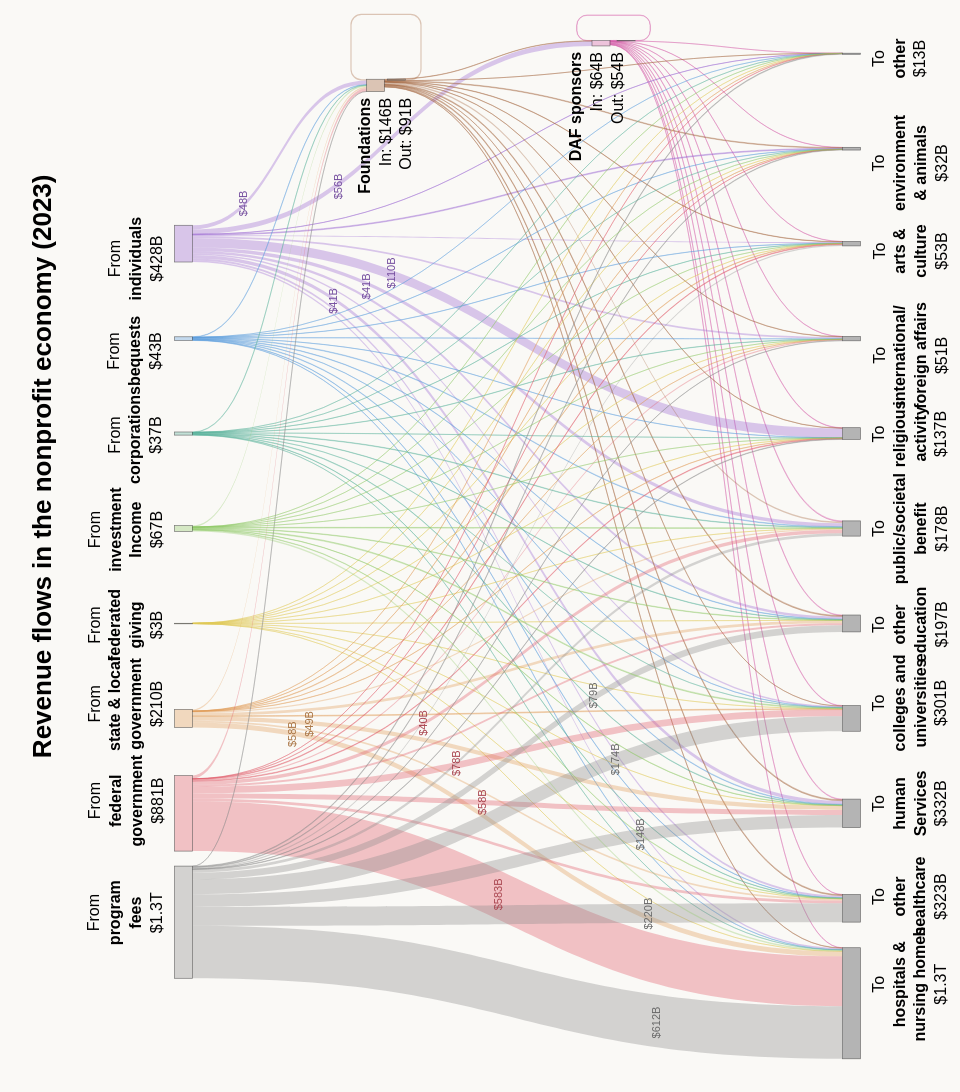
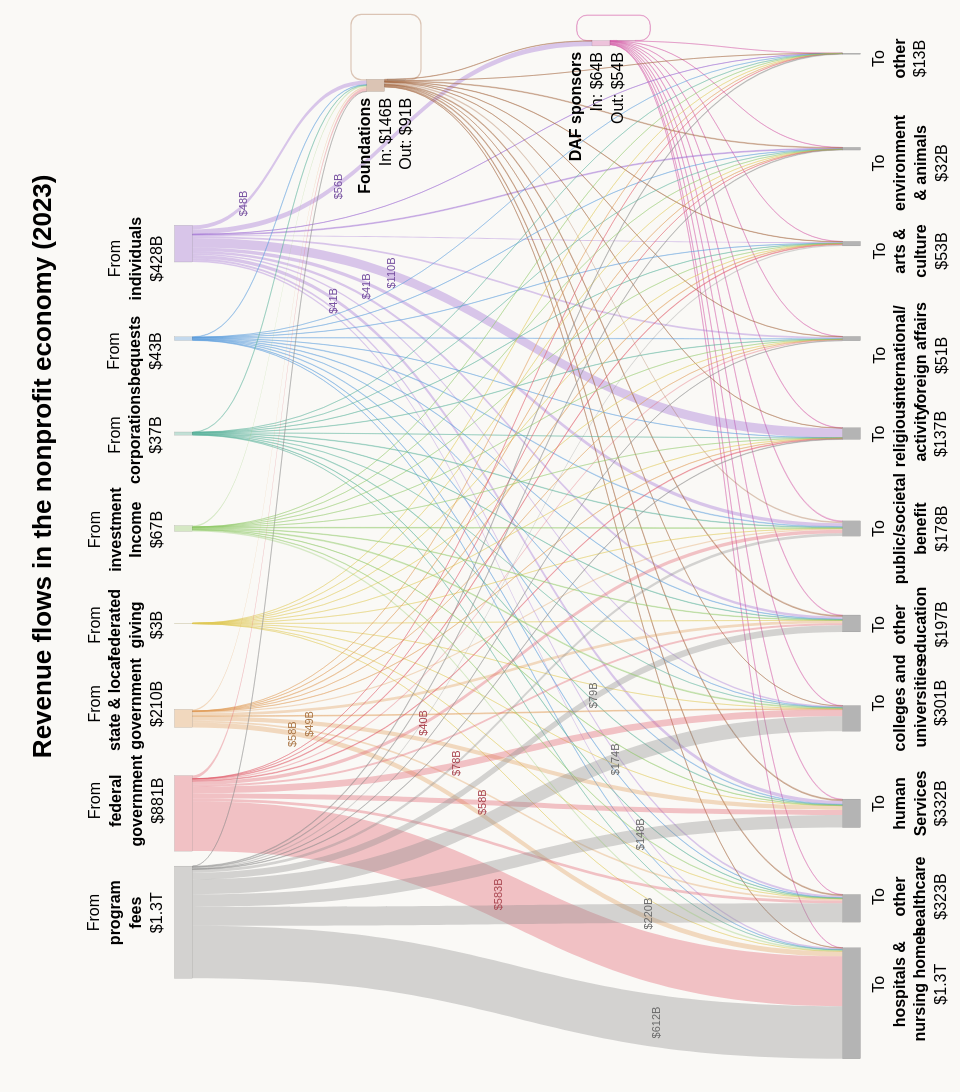

The notebook cell saved with these charts, in order:
### Code cell
# Poster version (SVG)
poster_fig = create_sankey_plot(
    interactive=False,
    output=True
)

# Interactive web version
network_fig = create_sankey_plot(
    interactive=True,
    output=False
)

### Figure 1 — Plotly figure (JSON) as saved in the notebook; plotly's stock layout.template omitted (floating-point values rounded to 4 significant figures; data arrays with more than 128 entries replaced by an {"elided": "..."} marker saying what was removed)
{"data": [{"arrangement": "snap", "link": {"color": {"elided": "132 str values"}, "source": {"elided": "132 int values"}, "target": {"elided": "132 int values"}, "value": {"elided": "132 float values"}}, "node": {"color": ["rgba(212,95,168,0.35)", "rgba(212,95,168,0.35)", "rgba(160,98,58,0.35)", "rgba(160,98,58,0.35)", "rgba(138,138,138,0.35)", "rgba(224,90,104,0.35)", "rgba(224,154,88,0.35)", "rgba(223,201,87,0.35)", "rgba(145,201,104,0.35)", "rgba(89,179,155,0.35)", "rgba(92,159,220,0.35)", "rgba(152,100,209,0.35)", "#B4B4B4", "#B4B4B4", "#B4B4B4", "#B4B4B4", "#B4B4B4", "#B4B4B4", "#B4B4B4", "#B4B4B4", "#B4B4B4", "#B4B4B4", "#B4B4B4"], "hoverinfo": "skip", "label": ["", "", "", "", "", "", "", "", "", "", "", "", "", "", "", "", "", "", "", "", "", "", ""], "line": {"color": "rgba(69,69,69,0.7)", "width": 0.7}, "pad": 15, "thickness": 18, "x": [0.6, 0.63, 0.33, 0.355, 0.1, 0.1, 0.1, 0.1, 0.1, 0.1, 0.1, 0.1, 0.9, 0.9, 0.9, 0.9, 0.9, 0.9, 0.9, 0.9, 0.9, 0.9, 0.9], "y": [0.04, 0.0375, 0.08, 0.0745, 0.86, 0.77, 0.68, 0.59, 0.5, 0.41, 0.32, 0.23, 0.95, 0.86, 0.77, 0.68, 0.59, 0.5, 0.41, 0.32, 0.23, 0.14, 0.05]}, "type": "sankey"}], "layout": {"annotations": [{"align": "center", "showarrow": false, "text": "From<br><b>program<br>fees</b><br>$1.3T", "textangle": -90, "x": 0.08, "xanchor": "right", "y": 0.103}, {"align": "center", "showarrow": false, "text": "From<br><b>federal<br>government</b><br>$881B", "textangle": -90, "x": 0.08, "xanchor": "right", "y": 0.197}, {"align": "center", "showarrow": false, "text": "From<br><b>state & local<br>government</b><br>$210B", "textangle": -90, "x": 0.08, "xanchor": "right", "y": 0.2875}, {"align": "center", "showarrow": false, "text": "From<br><b>federated<br>giving</b><br>$3B", "textangle": -90, "x": 0.08, "xanchor": "right", "y": 0.4088}, {"align": "center", "showarrow": false, "text": "From<br><b>investment<br>Income</b><br>$67B", "textangle": -90, "x": 0.08, "xanchor": "right", "y": 0.499}, {"align": "center", "showarrow": false, "text": "From<br><b>corporations</b><br>$37B", "textangle": -90, "x": 0.08, "xanchor": "right", "y": 0.589}, {"align": "center", "showarrow": false, "text": "From<br><b>bequests</b><br>$43B", "textangle": -90, "x": 0.08, "xanchor": "right", "y": 0.7035}, {"align": "center", "showarrow": false, "text": "From<br><b>individuals</b><br>$428B", "textangle": -90, "x": 0.08, "xanchor": "right", "y": 0.798}, {"align": "center", "showarrow": false, "text": "To<br><b>hospitals &<br>nursing homes</b><br>$1.3T", "textangle": -90, "x": 0.92, "xanchor": "left", "y": 0.012}, {"align": "center", "showarrow": false, "text": "To<br><b>other<br>healthcare</b><br>$323B", "textangle": -90, "x": 0.92, "xanchor": "left", "y": 0.111}, {"align": "center", "showarrow": false, "text": "To<br><b>human<br>Services</b><br>$332B", "textangle": -90, "x": 0.92, "xanchor": "left", "y": 0.206}, {"align": "center", "showarrow": false, "text": "To<br><b>colleges and<br>universities</b><br>$301B", "textangle": -90, "x": 0.92, "xanchor": "left", "y": 0.287}, {"align": "center", "showarrow": false, "text": "To<br><b>other<br>education</b><br>$197B", "textangle": -90, "x": 0.92, "xanchor": "left", "y": 0.409}, {"align": "center", "showarrow": false, "text": "To<br><b>public/societal<br>benefit</b><br>$178B", "textangle": -90, "x": 0.92, "xanchor": "left", "y": 0.5}, {"align": "center", "showarrow": false, "text": "To<br><b>religious<br>activity</b><br>$137B", "textangle": -90, "x": 0.92, "xanchor": "left", "y": 0.59}, {"align": "center", "showarrow": false, "text": "To<br><b>international/<br>foreign affairs</b><br>$51B", "textangle": -90, "x": 0.92, "xanchor": "left", "y": 0.717}, {"align": "center", "showarrow": false, "text": "To<br><b>arts &<br>culture</b><br>$53B", "textangle": -90, "x": 0.92, "xanchor": "left", "y": 0.79}, {"align": "center", "showarrow": false, "text": "To<br><b>environment<br>& animals</b><br>$32B", "textangle": -90, "x": 0.92, "xanchor": "left", "y": 0.895}, {"align": "center", "showarrow": false, "text": "To<br><b>other</b><br>$13B", "textangle": -90, "x": 0.92, "xanchor": "left", "y": 0.966}, {"align": "right", "showarrow": false, "text": "<b>DAF sponsors</b><br>In: &#36;64B<br>Out: &#36;54B", "textangle": -90, "x": 0.632, "xanchor": "right", "y": 0.953}, {"align": "right", "showarrow": false, "text": "<b>Foundations</b><br>In: &#36;146B<br>Out: &#36;91B", "textangle": -90, "x": 0.38, "xanchor": "right", "y": 0.91}, {"font": {"color": "#724b9d", "family": "\"Source Sans Pro\", Arial, sans-serif", "size": 11}, "showarrow": false, "text": "$41B", "textangle": -90, "x": 0.2787, "xanchor": "center", "y": 0.7156, "yanchor": "middle"}, {"font": {"color": "#724b9d", "family": "\"Source Sans Pro\", Arial, sans-serif", "size": 11}, "showarrow": false, "text": "$41B", "textangle": -90, "x": 0.3187, "xanchor": "center", "y": 0.7298, "yanchor": "middle"}, {"font": {"color": "#724b9d", "family": "\"Source Sans Pro\", Arial, sans-serif", "size": 11}, "showarrow": false, "text": "$48B", "textangle": -90, "x": 0.1715, "xanchor": "center", "y": 0.8084, "yanchor": "middle"}, {"font": {"color": "#724b9d", "family": "\"Source Sans Pro\", Arial, sans-serif", "size": 11}, "showarrow": false, "text": "$56B", "textangle": -90, "x": 0.2855, "xanchor": "center", "y": 0.8247, "yanchor": "middle"}, {"font": {"color": "#724b9d", "family": "\"Source Sans Pro\", Arial, sans-serif", "size": 11}, "showarrow": false, "text": "$110B", "textangle": -90, "x": 0.3488, "xanchor": "center", "y": 0.7419, "yanchor": "middle"}, {"font": {"color": "#a87342", "family": "\"Source Sans Pro\", Arial, sans-serif", "size": 11}, "showarrow": false, "text": "$58B", "textangle": -90, "x": 0.2308, "xanchor": "center", "y": 0.3049, "yanchor": "middle"}, {"font": {"color": "#a87342", "family": "\"Source Sans Pro\", Arial, sans-serif", "size": 11}, "showarrow": false, "text": "$49B", "textangle": -90, "x": 0.2508, "xanchor": "center", "y": 0.3153, "yanchor": "middle"}, {"font": {"color": "#a8444e", "family": "\"Source Sans Pro\", Arial, sans-serif", "size": 11}, "showarrow": false, "text": "$78B", "textangle": -90, "x": 0.4266, "xanchor": "center", "y": 0.2779, "yanchor": "middle"}, {"font": {"color": "#a8444e", "family": "\"Source Sans Pro\", Arial, sans-serif", "size": 11}, "showarrow": false, "text": "$583B", "textangle": -90, "x": 0.4766, "xanchor": "center", "y": 0.1532, "yanchor": "middle"}, {"font": {"color": "#a8444e", "family": "\"Source Sans Pro\", Arial, sans-serif", "size": 11}, "showarrow": false, "text": "$58B", "textangle": -90, "x": 0.4566, "xanchor": "center", "y": 0.241, "yanchor": "middle"}, {"font": {"color": "#a8444e", "family": "\"Source Sans Pro\", Arial, sans-serif", "size": 11}, "showarrow": false, "text": "$40B", "textangle": -90, "x": 0.3866, "xanchor": "center", "y": 0.3157, "yanchor": "middle"}, {"font": {"color": "#686868", "family": "\"Source Sans Pro\", Arial, sans-serif", "size": 11}, "showarrow": false, "text": "$79B", "textangle": -90, "x": 0.5913, "xanchor": "center", "y": 0.3417, "yanchor": "middle"}, {"font": {"color": "#686868", "family": "\"Source Sans Pro\", Arial, sans-serif", "size": 11}, "showarrow": false, "text": "$174B", "textangle": -90, "x": 0.6163, "xanchor": "center", "y": 0.2808, "yanchor": "middle"}, {"font": {"color": "#686868", "family": "\"Source Sans Pro\", Arial, sans-serif", "size": 11}, "showarrow": false, "text": "$220B", "textangle": -90, "x": 0.6563, "xanchor": "center", "y": 0.135, "yanchor": "middle"}, {"font": {"color": "#686868", "family": "\"Source Sans Pro\", Arial, sans-serif", "size": 11}, "showarrow": false, "text": "$612B", "textangle": -90, "x": 0.6663, "xanchor": "center", "y": 0.03209, "yanchor": "middle"}, {"font": {"color": "#686868", "family": "\"Source Sans Pro\", Arial, sans-serif", "size": 11}, "showarrow": false, "text": "$148B", "textangle": -90, "x": 0.6463, "xanchor": "center", "y": 0.2099, "yanchor": "middle"}, {"font": {"color": "black", "family": "\"Source Sans Pro\", Arial, sans-serif", "size": 26}, "showarrow": false, "text": "<b>Revenue flows in the nonprofit economy (2023)</b>", "textangle": -90, "x": -0.07, "xanchor": "center", "xref": "paper", "y": 0.28, "yanchor": "bottom", "yref": "paper"}], "font": {"color": "black", "family": "\"Source Sans Pro\", Arial, sans-serif", "size": 16}, "height": 1440, "margin": {"b": 36, "l": 100, "r": 25, "t": 1}, "paper_bgcolor": "#FAF9F6", "plot_bgcolor": "#FAF9F6", "width": 960}}

### Figure 2 — Plotly figure (JSON) as saved in the notebook; plotly's stock layout.template omitted (floating-point values rounded to 4 significant figures; data arrays with more than 128 entries replaced by an {"elided": "..."} marker saying what was removed)
{"data": [{"arrangement": "snap", "link": {"color": {"elided": "132 str values"}, "customdata": {"elided": "132 str values"}, "hoverinfo": "none", "source": {"elided": "132 int values"}, "target": {"elided": "132 int values"}, "value": {"elided": "132 float values"}}, "node": {"color": ["rgba(212,95,168,0.35)", "rgba(212,95,168,0.35)", "rgba(160,98,58,0.35)", "rgba(160,98,58,0.35)", "rgba(138,138,138,0.35)", "rgba(224,90,104,0.35)", "rgba(224,154,88,0.35)", "rgba(223,201,87,0.35)", "rgba(145,201,104,0.35)", "rgba(89,179,155,0.35)", "rgba(92,159,220,0.35)", "rgba(152,100,209,0.35)", "#B4B4B4", "#B4B4B4", "#B4B4B4", "#B4B4B4", "#B4B4B4", "#B4B4B4", "#B4B4B4", "#B4B4B4", "#B4B4B4", "#B4B4B4", "#B4B4B4"], "hoverinfo": "skip", "label": ["", "", "", "", "", "", "", "", "", "", "", "", "", "", "", "", "", "", "", "", "", "", ""], "line": {"color": "rgba(69,69,69,0.5)", "width": 0.25}, "pad": 15, "thickness": 18, "x": [0.6, 0.63, 0.33, 0.355, 0.1, 0.1, 0.1, 0.1, 0.1, 0.1, 0.1, 0.1, 0.9, 0.9, 0.9, 0.9, 0.9, 0.9, 0.9, 0.9, 0.9, 0.9, 0.9], "y": [0.04, 0.0375, 0.08, 0.0745, 0.86, 0.77, 0.68, 0.59, 0.5, 0.41, 0.32, 0.23, 0.95, 0.86, 0.77, 0.68, 0.59, 0.5, 0.41, 0.32, 0.23, 0.14, 0.05]}, "type": "sankey"}], "layout": {"annotations": [{"align": "center", "showarrow": false, "text": "From<br><b>program<br>fees</b><br>$1.3T", "textangle": -90, "x": 0.08, "xanchor": "right", "y": 0.103}, {"align": "center", "showarrow": false, "text": "From<br><b>federal<br>government</b><br>$881B", "textangle": -90, "x": 0.08, "xanchor": "right", "y": 0.197}, {"align": "center", "showarrow": false, "text": "From<br><b>state & local<br>government</b><br>$210B", "textangle": -90, "x": 0.08, "xanchor": "right", "y": 0.2875}, {"align": "center", "showarrow": false, "text": "From<br><b>federated<br>giving</b><br>$3B", "textangle": -90, "x": 0.08, "xanchor": "right", "y": 0.4088}, {"align": "center", "showarrow": false, "text": "From<br><b>investment<br>Income</b><br>$67B", "textangle": -90, "x": 0.08, "xanchor": "right", "y": 0.499}, {"align": "center", "showarrow": false, "text": "From<br><b>corporations</b><br>$37B", "textangle": -90, "x": 0.08, "xanchor": "right", "y": 0.589}, {"align": "center", "showarrow": false, "text": "From<br><b>bequests</b><br>$43B", "textangle": -90, "x": 0.08, "xanchor": "right", "y": 0.7035}, {"align": "center", "showarrow": false, "text": "From<br><b>individuals</b><br>$428B", "textangle": -90, "x": 0.08, "xanchor": "right", "y": 0.798}, {"align": "center", "showarrow": false, "text": "To<br><b>hospitals &<br>nursing homes</b><br>$1.3T", "textangle": -90, "x": 0.92, "xanchor": "left", "y": 0.012}, {"align": "center", "showarrow": false, "text": "To<br><b>other<br>healthcare</b><br>$323B", "textangle": -90, "x": 0.92, "xanchor": "left", "y": 0.111}, {"align": "center", "showarrow": false, "text": "To<br><b>human<br>Services</b><br>$332B", "textangle": -90, "x": 0.92, "xanchor": "left", "y": 0.206}, {"align": "center", "showarrow": false, "text": "To<br><b>colleges and<br>universities</b><br>$301B", "textangle": -90, "x": 0.92, "xanchor": "left", "y": 0.287}, {"align": "center", "showarrow": false, "text": "To<br><b>other<br>education</b><br>$197B", "textangle": -90, "x": 0.92, "xanchor": "left", "y": 0.409}, {"align": "center", "showarrow": false, "text": "To<br><b>public/societal<br>benefit</b><br>$178B", "textangle": -90, "x": 0.92, "xanchor": "left", "y": 0.5}, {"align": "center", "showarrow": false, "text": "To<br><b>religious<br>activity</b><br>$137B", "textangle": -90, "x": 0.92, "xanchor": "left", "y": 0.59}, {"align": "center", "showarrow": false, "text": "To<br><b>international/<br>foreign affairs</b><br>$51B", "textangle": -90, "x": 0.92, "xanchor": "left", "y": 0.717}, {"align": "center", "showarrow": false, "text": "To<br><b>arts &<br>culture</b><br>$53B", "textangle": -90, "x": 0.92, "xanchor": "left", "y": 0.79}, {"align": "center", "showarrow": false, "text": "To<br><b>environment<br>& animals</b><br>$32B", "textangle": -90, "x": 0.92, "xanchor": "left", "y": 0.895}, {"align": "center", "showarrow": false, "text": "To<br><b>other</b><br>$13B", "textangle": -90, "x": 0.92, "xanchor": "left", "y": 0.966}, {"align": "right", "showarrow": false, "text": "<b>DAF sponsors</b><br>In: &#36;64B<br>Out: &#36;54B", "textangle": -90, "x": 0.632, "xanchor": "right", "y": 0.953}, {"align": "right", "showarrow": false, "text": "<b>Foundations</b><br>In: &#36;146B<br>Out: &#36;91B", "textangle": -90, "x": 0.38, "xanchor": "right", "y": 0.91}, {"font": {"color": "#724b9d", "family": "\"Source Sans Pro\", Arial, sans-serif", "size": 11}, "showarrow": false, "text": "$41B", "textangle": -90, "x": 0.2787, "xanchor": "center", "y": 0.7156, "yanchor": "middle"}, {"font": {"color": "#724b9d", "family": "\"Source Sans Pro\", Arial, sans-serif", "size": 11}, "showarrow": false, "text": "$41B", "textangle": -90, "x": 0.3187, "xanchor": "center", "y": 0.7298, "yanchor": "middle"}, {"font": {"color": "#724b9d", "family": "\"Source Sans Pro\", Arial, sans-serif", "size": 11}, "showarrow": false, "text": "$48B", "textangle": -90, "x": 0.1715, "xanchor": "center", "y": 0.8084, "yanchor": "middle"}, {"font": {"color": "#724b9d", "family": "\"Source Sans Pro\", Arial, sans-serif", "size": 11}, "showarrow": false, "text": "$56B", "textangle": -90, "x": 0.2855, "xanchor": "center", "y": 0.8247, "yanchor": "middle"}, {"font": {"color": "#724b9d", "family": "\"Source Sans Pro\", Arial, sans-serif", "size": 11}, "showarrow": false, "text": "$110B", "textangle": -90, "x": 0.3488, "xanchor": "center", "y": 0.7419, "yanchor": "middle"}, {"font": {"color": "#a87342", "family": "\"Source Sans Pro\", Arial, sans-serif", "size": 11}, "showarrow": false, "text": "$58B", "textangle": -90, "x": 0.2308, "xanchor": "center", "y": 0.3049, "yanchor": "middle"}, {"font": {"color": "#a87342", "family": "\"Source Sans Pro\", Arial, sans-serif", "size": 11}, "showarrow": false, "text": "$49B", "textangle": -90, "x": 0.2508, "xanchor": "center", "y": 0.3153, "yanchor": "middle"}, {"font": {"color": "#a8444e", "family": "\"Source Sans Pro\", Arial, sans-serif", "size": 11}, "showarrow": false, "text": "$78B", "textangle": -90, "x": 0.4266, "xanchor": "center", "y": 0.2779, "yanchor": "middle"}, {"font": {"color": "#a8444e", "family": "\"Source Sans Pro\", Arial, sans-serif", "size": 11}, "showarrow": false, "text": "$583B", "textangle": -90, "x": 0.4766, "xanchor": "center", "y": 0.1532, "yanchor": "middle"}, {"font": {"color": "#a8444e", "family": "\"Source Sans Pro\", Arial, sans-serif", "size": 11}, "showarrow": false, "text": "$58B", "textangle": -90, "x": 0.4566, "xanchor": "center", "y": 0.241, "yanchor": "middle"}, {"font": {"color": "#a8444e", "family": "\"Source Sans Pro\", Arial, sans-serif", "size": 11}, "showarrow": false, "text": "$40B", "textangle": -90, "x": 0.3866, "xanchor": "center", "y": 0.3157, "yanchor": "middle"}, {"font": {"color": "#686868", "family": "\"Source Sans Pro\", Arial, sans-serif", "size": 11}, "showarrow": false, "text": "$79B", "textangle": -90, "x": 0.5913, "xanchor": "center", "y": 0.3417, "yanchor": "middle"}, {"font": {"color": "#686868", "family": "\"Source Sans Pro\", Arial, sans-serif", "size": 11}, "showarrow": false, "text": "$174B", "textangle": -90, "x": 0.6163, "xanchor": "center", "y": 0.2808, "yanchor": "middle"}, {"font": {"color": "#686868", "family": "\"Source Sans Pro\", Arial, sans-serif", "size": 11}, "showarrow": false, "text": "$220B", "textangle": -90, "x": 0.6563, "xanchor": "center", "y": 0.135, "yanchor": "middle"}, {"font": {"color": "#686868", "family": "\"Source Sans Pro\", Arial, sans-serif", "size": 11}, "showarrow": false, "text": "$612B", "textangle": -90, "x": 0.6663, "xanchor": "center", "y": 0.03209, "yanchor": "middle"}, {"font": {"color": "#686868", "family": "\"Source Sans Pro\", Arial, sans-serif", "size": 11}, "showarrow": false, "text": "$148B", "textangle": -90, "x": 0.6463, "xanchor": "center", "y": 0.2099, "yanchor": "middle"}, {"font": {"color": "black", "family": "\"Source Sans Pro\", Arial, sans-serif", "size": 26}, "showarrow": false, "text": "<b>Revenue flows in the nonprofit economy (2023)</b>", "textangle": -90, "x": -0.07, "xanchor": "center", "xref": "paper", "y": 0.28, "yanchor": "bottom", "yref": "paper"}], "font": {"color": "black", "family": "\"Source Sans Pro\", Arial, sans-serif", "size": 16}, "height": 1440, "margin": {"b": 36, "l": 100, "r": 25, "t": 1}, "paper_bgcolor": "#FAF9F6", "plot_bgcolor": "#FAF9F6", "width": 960}}
